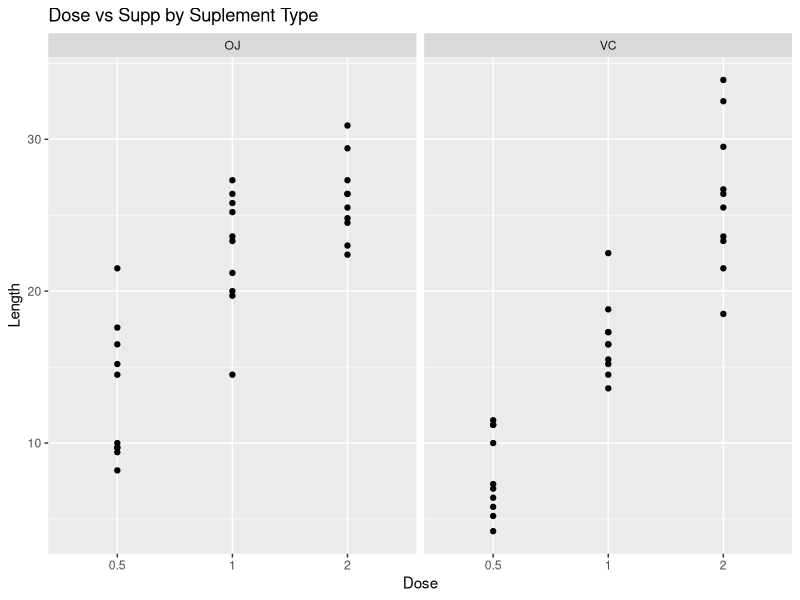

This chart was generated by the following R code:
library(ggplot2)
data("ToothGrowth")
data <- as.data.frame(ToothGrowth)
summary(data)

ggplot(data,aes(factor(dose),len)) + geom_point(stat = "identity") + 
    facet_grid(.~supp) +  
    labs(title="Dose vs Supp by Suplement Type", y="Length", x="Dose")


